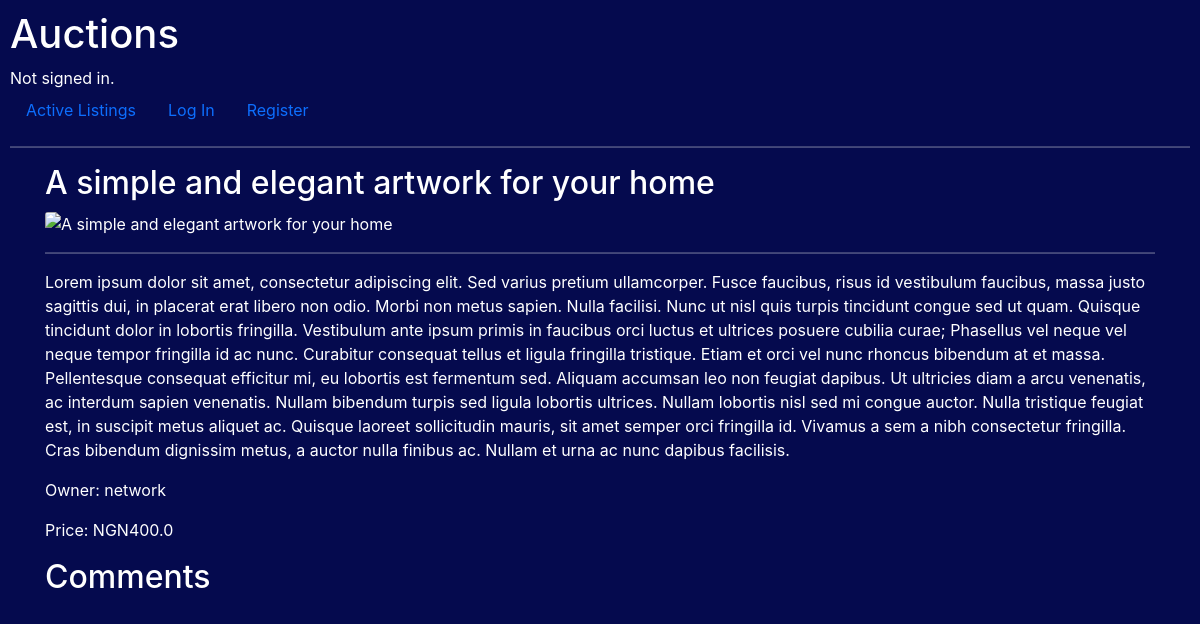
Page /auctions/listing/18 on the earlier database version.
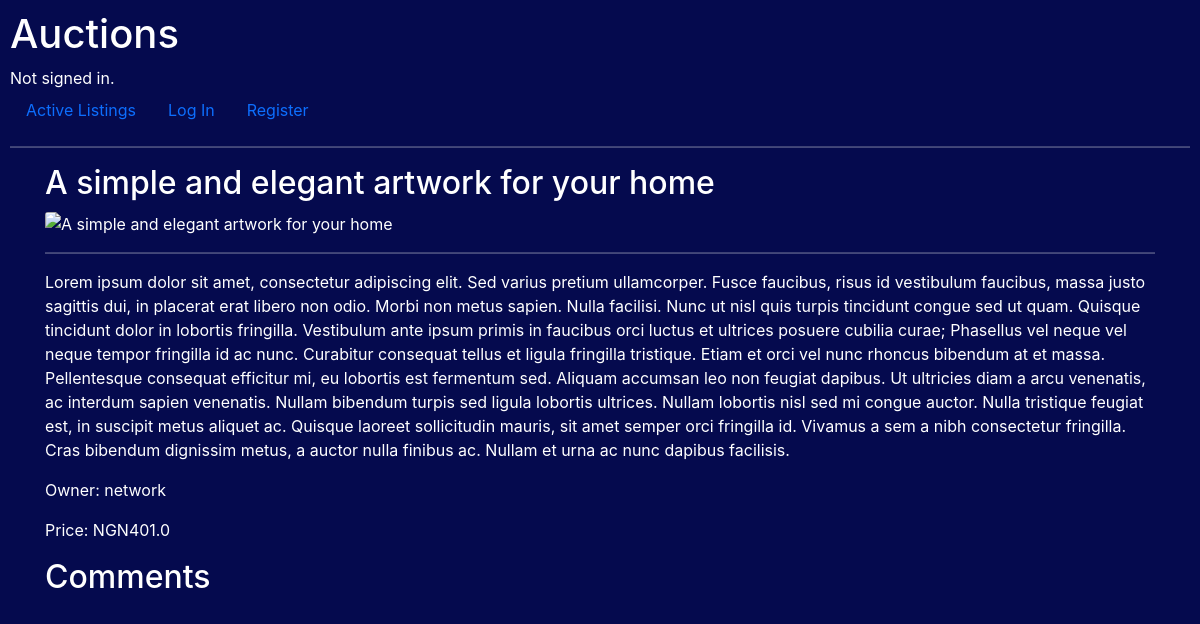
Same page on the later database version.
### network/models.py (models this page shows, shortened)
class Listing(models.Model):
    title = models.CharField(max_length=100)
    transaction_reference = models.CharField(max_length=100, default="aa")
    description = models.CharField(max_length=1000)
    currency = models.ForeignKey(Currency, on_delete=models.CASCADE, blank=True, null=True, related_name="currency")
    price = models.ForeignKey(Bid, on_delete=models.CASCADE, blank=True, null=True, related_name="bidPrice")
    isActive = models.BooleanField(default=True)
    completed = models.BooleanField(default=False)
    owner = models.ForeignKey(User, on_delete=models.CASCADE, blank=True, null=True, related_name="user")
    category = models.ForeignKey(Category, on_delete=models.CASCADE, blank=True, null=True, related_name="category")
    watchlist = models.ManyToManyField(User, blank=True, related_name="listingWatchlist")

class Bid(models.Model):
    bid = models.FloatField(default=0)
    user = models.ForeignKey(User, on_delete=models.CASCADE, blank=True, null=True, related_name="Userbid")

class User(AbstractUser):
    profile_pics = models.ImageField(upload_to='profile_pics/', null=True, blank=True)
    phone_number = models.CharField(max_length=20, null=True, blank=True)
    about = models.TextField(null=True, blank=True)

### network/views_auctions.py (the view)
def listing(request, id):
    listingData = Listing.objects.get(pk=id)
    isListingInWatchList = request.user in listingData.watchlist.all()
    allComments = auctions_Comment.objects.filter(listing=listingData)
    isOwner = request.user.username == listingData.owner.username
    return render(request, "auctions/listing.html", {
        "listing": listingData,
        "isListingInWatchList": isListingInWatchList,
        "allComments": allComments,
        "isOwner": isOwner
    })

### network/templates/auctions/listing.html (shortened to what this page needs)
{% extends "auctions/layout.html" %}
{% block body %}
<div class="container">
    <h2>{{listing.title}}</h2>
    <img class="card-img-top" src="{{ listing.image.url }}" alt="{{listing.title}}">
    <hr>
    <div>
        <p>{{listing.description}}</p>
    </div>
    <p>Owner: {{listing.owner}}</p>
    <p>Price: NGN{{listing.price.bid}}</p>
    <h2>Comments</h2>
    <br>
</div>
{% endblock %}

Differences in the rows shown:
changed Listing "A simple and elegant artwork for your home": price.bid "400.0" → "401.0"
